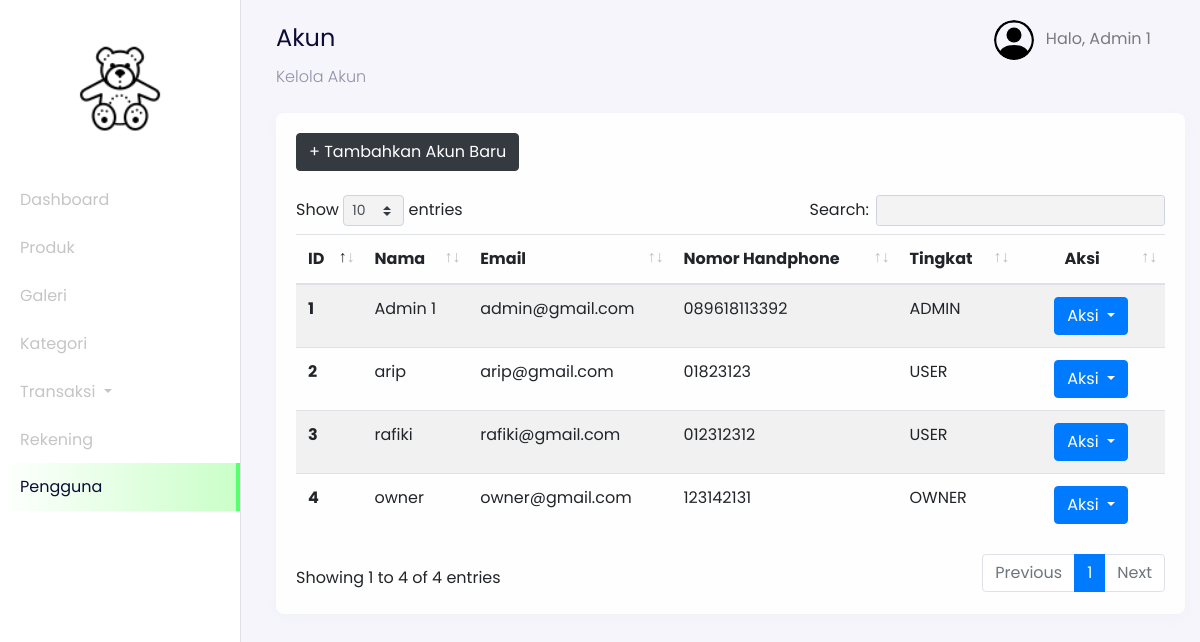
Page /admin?page=users (signed in) on the committed database.
### tables this page shows
CREATE TABLE `users` (
  `id_user` int(11) NOT NULL,
  `name` varchar(255) NOT NULL,
  `email` varchar(255) NOT NULL,
  `password` varchar(255) NOT NULL,
  `address` text DEFAULT NULL,
  `phone_number` varchar(255) NOT NULL,
  `postal_code` varchar(191) NOT NULL,
  `roles` varchar(255) NOT NULL
);

### config/config.php (called while the page is built, shortened)
<?php
$host = 'localhost';
$user = 'root';
$password = '';
$dbname = 'bricks';
$conn = mysqli_connect($host, $user, $password, $dbname);
function query($query)
{
    global $conn;
    $result = mysqli_query($conn, $query);
    $rows = [];
    while ($row = mysqli_fetch_assoc($result)) {
        $rows[] = $row;
    }
    return $rows;
}

### admin/users/dashboard-users.php (the view, shortened to what this page needs)
<nav
  class="navbar navbar-expand-lg navbar-light navbar-store fixed-top"
  data-aos="fade-down"
>
  <div class="container-fluid">
    <div class="collpase navbar-collapse" id="navbarResponsive">
      <ul class="navbar-nav d-none d-lg-flex ml-auto">
        <li class="nav-item dropdown">
          <a
            href="#"
            class="nav-link"
            id="navbarDropdown"
            role="button"
            data-toggle="dropdown"
          >
          <img
              src="../assets/images/person-circle.svg"
              alt="profile"
              height="40px"
              class="rounded-circle mr-2 profile-picture"
            />
            <?php
              $id_user = $_SESSION['user'];
              $user = query("SELECT * FROM users WHERE id_user = $id_user")[0];
            ?>
            Halo, <?= $user["name"]; ?>
          </a>
        </li>
      </ul>
    </div>
  </div>
</nav>
<div class="section-content section-dashboard-home" data-aos="fade-up">
  <div class="container-fluid">
    <div class="dashboard-heading">
      <h2 class="dashboard-title">Akun</h2>
      <p class="dashboard-subtitle">Kelola Akun</p>
    </div>
    <div class="dashboard-content">
      <div class="row mt-4">
        <div class="col-12">
          <div class="card">
            <div class="card-body">
              <div class="row mb-4">
                <div class="col-12">
                <a href="?page=users-create" class="btn btn-dark">
                  + Tambahkan Akun Baru
                </a>
                </div>
              </div>
              <div class="row">
                <div class="col-12">
                  <div class="table-responsive">
                    <table class="table table-striped table-hover" id="table">
                      <thead>
                        <tr>
                          <th scope="col">ID</th>
                          <th scope="col">Nama</th>
                          <th scope="col">Email</th>
                          <th scope="col">Nomor Handphone</th>
                          <th scope="col">Tingkat</th>
                          <th scope="col" class="text-center">Aksi</th>
                        </tr>
                      </thead>
                      <tbody>
                        <?php
                          $no = 1;
                          $query = "SELECT * FROM users";
                          $users = query($query);
                        ?>
                        <?php foreach ($users as $user) : ?>
                          <tr>
                            <th scope="row"><?= $no; ?></th>
                            <td><?= $user["name"]; ?></td>
                            <td><?= $user["email"]; ?></td>
                            <td><?= $user["phone_number"]; ?></td>
                            <td><?= $user["roles"]; ?></td>
                            <td style="width: 17%; text-align: center;">
                              <div class="dropdown">
                                <button class="btn btn-primary dropdown-toggle" type="button" id="dropdownMenuButton" data-toggle="dropdown" aria-haspopup="true" aria-expanded="false">
                                  Aksi
                                </button>
                              </div>
                            </td>
                          </tr>
                          <?php $no++ ?>
                        <?php endforeach;?>
                      </tbody>
                    </table>
                  </div>
                </div>
              </div>
            </div>
          </div>
        </div>
      </div>
    </div>
  </div>
</div>

### rows in the picture
users: name "Admin 1", email "admin@gmail.com", phone_number "089618113392", roles "ADMIN"
users: name "arip", email "arip@gmail.com", phone_number "01823123", roles "USER"
users: name "rafiki", email "rafiki@gmail.com", phone_number "012312312", roles "USER"
users: name "owner", email "owner@gmail.com", phone_number "123142131", roles "OWNER"
